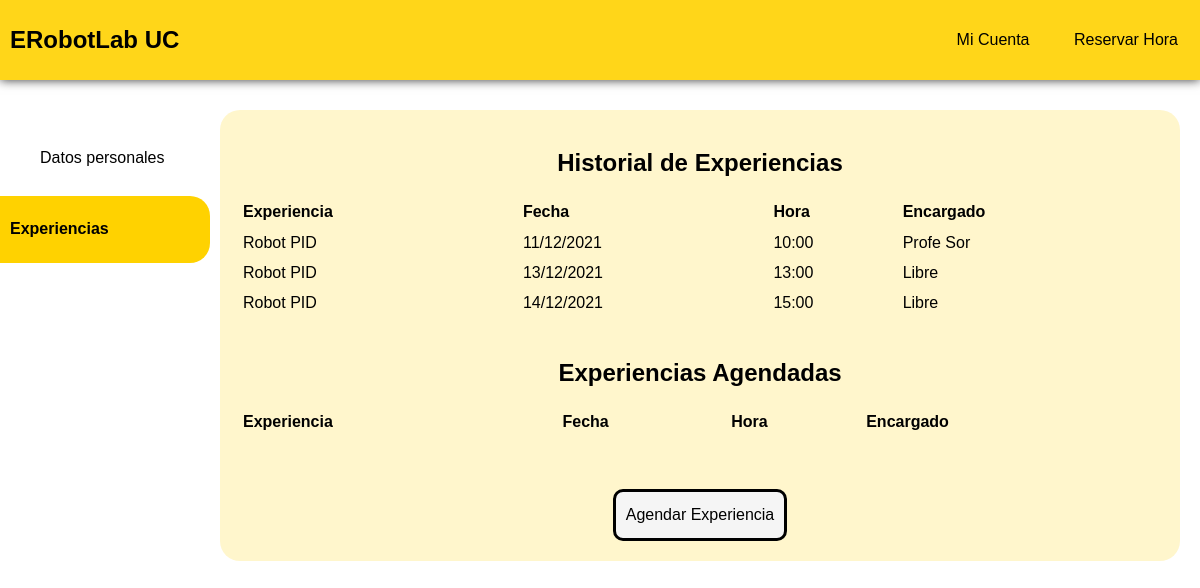
Page /cuenta/exp (signed in) on the earlier database version.
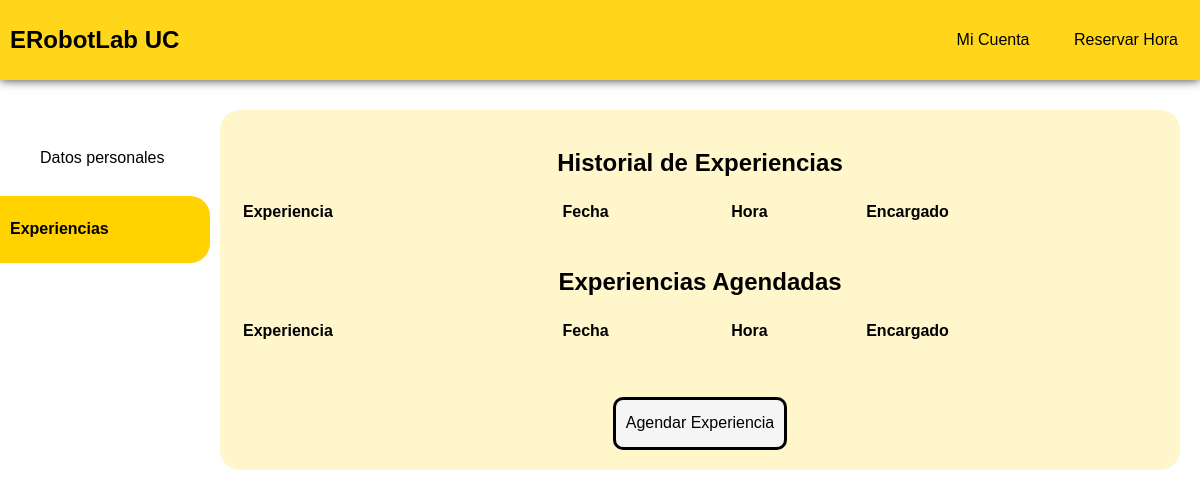
Same page on the later database version.
### tables this page shows
CREATE TABLE reservas (
    id_user INTEGER,
    id_exp INTEGER,
    created TIMESTAMP NOT NULL DEFAULT CURRENT_TIMESTAMP,
    fecha TEXT NOT NULL,
    hora TEXT NOT NULL,
    id_enc INTEGER NOT NULL,
    taken BIT NOT NULL DEFAULT 1,
    FOREIGN KEY (id_user) REFERENCES usuarios(id),
    FOREIGN KEY (id_exp) REFERENCES experiencias(id),
    FOREIGN KEY (id_enc) REFERENCES usuarios(id),
    PRIMARY KEY (id_user, id_exp, fecha, hora)
);

### app.py (the view)
@app.route("/cuenta/exp")
def exps():
    if not session:
        return redirect(url_for('index'))
    user_id = session["user_id"]
    user = get_user(user_id)
    conn = get_db_connection()
    reservas = conn.execute('SELECT * FROM reservas WHERE id_user = ?',
                        (user_id,)).fetchall()
    nomexp = ['Robot PID']
    conn.close()
    full_date = datetime.now().strftime("%d/%m/%Y %H").split(" ")
    hoy = full_date[0]
    if hoy[0] == "0":
        hoy = hoy[1:]
    coming_up = []
    reservas_new = []
    dia_h, mes_h, año_h = hoy.split("/")
    for res in reservas:
        new_res = {"fecha": res['fecha'], "hora": res['hora'],"id_exp": res['id_exp']}
        enc = get_user(res['id_enc'])
        if enc['tipo'] == "profesor":
            new_res['enc'] = enc['name'] + " " + enc['lastname']
        else:
            new_res['enc'] = "Libre"
        dia_r, mes_r, año_r = res['fecha'].split("/")
        hora_r = int(res['hora'].split(":")[0])
        if ((dia_r >= dia_h) & (mes_r >= mes_h) & (año_r >= año_h)):
            if ((dia_r == dia_h) and (hora_r < int(full_date[1]))):
                continue
            coming_up.append(new_res)
        else:
            reservas_new.append(new_res)
    return render_template("perfil/historial_experiencias.html", reservas = reservas_new, nombres_exp = nomexp, reservas_cu = coming_up, user = user)

### app.py (called while the page is built)
def get_db_connection():
    conn = sqlite3.connect('database.db')
    conn.row_factory = sqlite3.Row
    return conn

def get_user(id_user):
    conn = get_db_connection()
    user = conn.execute('SELECT * FROM usuarios WHERE id = ?',
                        (id_user,)).fetchone()
    conn.close()
    if user is None:
        abort(404)
    return user

### templates/perfil/historial_experiencias.html (shortened to what this page needs)
<!DOCTYPE html>
<html lang="en">
<head>
<link rel="stylesheet" href="{{ url_for('static', filename = 'css/estilo_perfil.css') }}">
</head>
<body>
<div class="header">
  <nav>
    <a class="inlink" href= "{{ url_for('main') }}"><h1> ERobotLab UC</h1></a>
    <div class="nav-links">
        <a class='link' href="">Mi Cuenta</a>
        <a class='link' href="{{ url_for('res') }}">Reservar Hora</a>
    </div>
  </nav>
</div>
<div id="wrapper">
    <div class="sidenav">
    <a class ="not_current" href="{{ url_for('perfil') }}">Datos personales</a>
    <a class="current" href="#">Experiencias</a>
    </div>
    <div class="content">
    <h2>Historial de Experiencias</h2>
    <table>
      <tr>
        <th> Experiencia</th>
        <th>Fecha</th>
        <th>Hora</th>
        <th>Encargado</th>
      </tr>
       {% for res in reservas %}
        <tr>
          <td>{{nombres_exp[res['id_exp'] - 1]}}</td>
          <td>{{res['fecha']}}</td>
          <td>{{res['hora']}}</td>
          <td>{{res['enc']}}</td>
        </tr>
        {% endfor %}
      </table>
      <h2 style="margin-top: 40px">Experiencias Agendadas</h2>
      <table>
        <tr>
          <th> Experiencia</th>
          <th>Fecha</th>
          <th>Hora</th>
          <th>Encargado</th>
        </tr>
      </table>
      <a class="boton" href="{{ url_for('res') }}"> Agendar Experiencia</a>
    </div>
</div>
</body>
</html>
</body>
</html>

### static/css/estilo_perfil.css (style rules this page uses)
body { margin: 0; font-family: Arial, Helvetica, sans-serif; text-align: center; background-color: white; font-family: 'Montserrat', sans-serif; font-style: normal; font-variant: normal; font-weight: 200; line-height: 26.4px; color: black; margin: 0px; }
h2 { text-align: center; }
.sidenav { height: 100%; width: 200px; position: fixed; z-index: 1; left: 0; overflow-x: hidden; padding: 10px; }
table { width: 100%; }
#wrapper { margin-top: 110px;; }
.header { position: fixed; width: 100%; background-color: white; top:0; z-index: 1; box-shadow: 0px 0 10px rgba(0, 0, 0, 0.8); }
table, td, th { text-align: left; }
.sidenav a { margin-top:5px; color: black; padding: 20px 30px; text-decoration: none; display: block; text-align: left; }
.current { background-color: rgb(255, 210, 0); color: black; border-radius: 20px; margin-left: -30px; font-weight: bold; }
.content { font-style: normal; margin-left: 220px; padding: 20px; background-color: rgb(255, 210, 0, 0.2); stroke: rgb(255, 210, 0); margin-top: 20px; margin-right: 20px; border-radius: 20px; }
nav { width:99%; background-color: rgb(255, 210, 0, 0.9); color: black; height: 60px; padding: 10px; display: flex; justify-content: space-between; align-items: center; font-family: 'Montserrat', sans-serif; font-style: extra-bold; font-variant: normal; font-weight: bolder; border: none; margin: none; margin-top: 0px; }
.nav-links a { text-decoration: none; color: black; }
.boton { text-align: center; padding: 10px; border-radius: 10px; background-color: whitesmoke; text-decoration: none; color: black; border-style: solid; border-color: black; display: inline-block; margin: auto; margin-top: 50px; }
.link { height: 40px; padding: 21.5px 20px; letter-spacing: 120%; }
.inlink { text-decoration: none; color: black; }

Differences in the rows shown:
removed reservas: nombres_exp "Robot PID", fecha "11/12/2021", hora "10:00", enc "Profe Sor"
removed reservas: nombres_exp "Robot PID", fecha "13/12/2021", hora "13:00", enc "Libre"
removed reservas: nombres_exp "Robot PID", fecha "14/12/2021", hora "15:00", enc "Libre"
